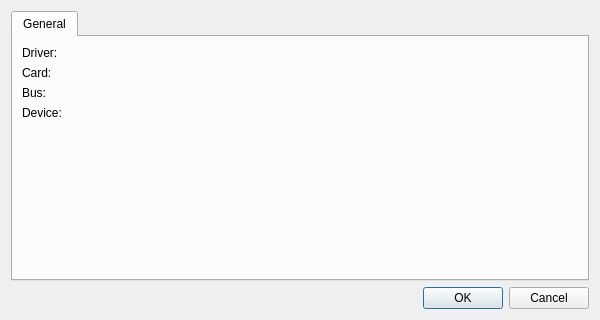
<?xml version="1.0" encoding="UTF-8"?>
<ui version="4.0">
 <class>imageSettingsUi</class>
 <widget class="QDialog" name="imageSettingsUi">
  <property name="geometry">
   <rect>
    <x>0</x>
    <y>0</y>
    <width>600</width>
    <height>320</height>
   </rect>
  </property>
  <property name="windowTitle">
   <string>Camera Device</string>
  </property>
  <layout class="QVBoxLayout" name="verticalLayout_2">
   <item>
    <widget class="QTabWidget" name="tabWidget">
     <property name="currentIndex">
      <number>0</number>
     </property>
     <widget class="QWidget" name="generalTab">
      <attribute name="title">
       <string>General</string>
      </attribute>
      <layout class="QVBoxLayout" name="verticalLayout">
       <item>
        <layout class="QHBoxLayout" name="horizontalLayout">
         <item>
          <layout class="QGridLayout" name="gridLayout">
           <item row="1" column="0">
            <widget class="QLabel" name="label_3">
             <property name="text">
              <string>Card:</string>
             </property>
            </widget>
           </item>
           <item row="0" column="0">
            <widget class="QLabel" name="label">
             <property name="text">
              <string>Driver:</string>
             </property>
            </widget>
           </item>
           <item row="1" column="1">
            <widget class="QLabel" name="cardLabel">
             <property name="text">
              <string/>
             </property>
            </widget>
           </item>
           <item row="2" column="0">
            <widget class="QLabel" name="label_6">
             <property name="text">
              <string>Bus:</string>
             </property>
            </widget>
           </item>
           <item row="0" column="1">
            <widget class="QLabel" name="driverLabel">
             <property name="text">
              <string/>
             </property>
            </widget>
           </item>
           <item row="2" column="1">
            <widget class="QLabel" name="busLabel">
             <property name="text">
              <string/>
             </property>
            </widget>
           </item>
           <item row="3" column="0">
            <widget class="QLabel" name="label_2">
             <property name="text">
              <string>Device:</string>
             </property>
            </widget>
           </item>
           <item row="3" column="1">
            <widget class="QLabel" name="deviceLabel">
             <property name="text">
              <string/>
             </property>
            </widget>
           </item>
          </layout>
         </item>
         <item>
          <spacer name="horizontalSpacer">
           <property name="orientation">
            <enum>Qt::Horizontal</enum>
           </property>
           <property name="sizeHint" stdset="0">
            <size>
             <width>40</width>
             <height>20</height>
            </size>
           </property>
          </spacer>
         </item>
        </layout>
       </item>
       <item>
        <spacer name="verticalSpacer">
         <property name="orientation">
          <enum>Qt::Vertical</enum>
         </property>
         <property name="sizeHint" stdset="0">
          <size>
           <width>20</width>
           <height>382</height>
          </size>
         </property>
        </spacer>
       </item>
      </layout>
     </widget>
    </widget>
   </item>
   <item>
    <widget class="QDialogButtonBox" name="buttonBox">
     <property name="orientation">
      <enum>Qt::Horizontal</enum>
     </property>
     <property name="standardButtons">
      <set>QDialogButtonBox::Cancel|QDialogButtonBox::Ok</set>
     </property>
    </widget>
   </item>
  </layout>
 </widget>
 <resources/>
 <connections>
  <connection>
   <sender>buttonBox</sender>
   <signal>accepted()</signal>
   <receiver>imageSettingsUi</receiver>
   <slot>accept()</slot>
   <hints>
    <hint type="sourcelabel">
     <x>322</x>
     <y>272</y>
    </hint>
    <hint type="destinationlabel">
     <x>44</x>
     <y>230</y>
    </hint>
   </hints>
  </connection>
  <connection>
   <sender>buttonBox</sender>
   <signal>rejected()</signal>
   <receiver>imageSettingsUi</receiver>
   <slot>reject()</slot>
   <hints>
    <hint type="sourcelabel">
     <x>405</x>
     <y>262</y>
    </hint>
    <hint type="destinationlabel">
     <x>364</x>
     <y>227</y>
    </hint>
   </hints>
  </connection>
 </connections>
</ui>
